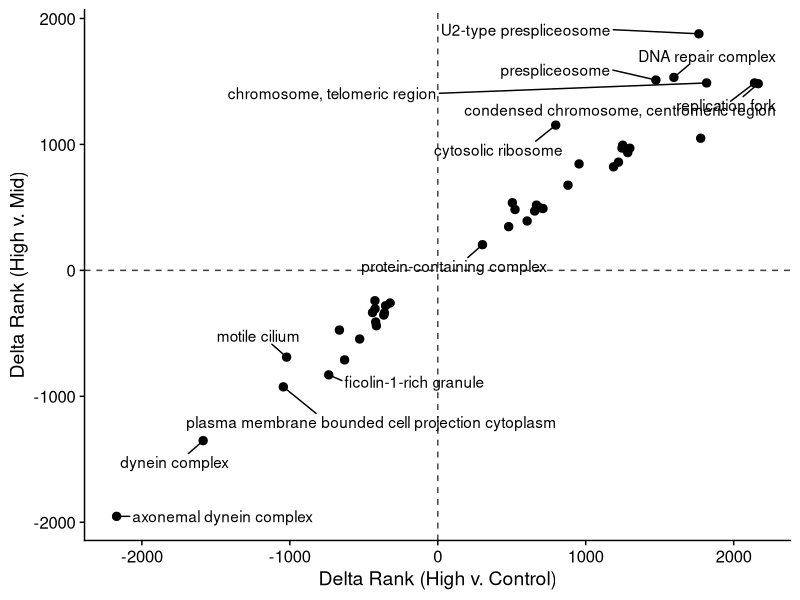
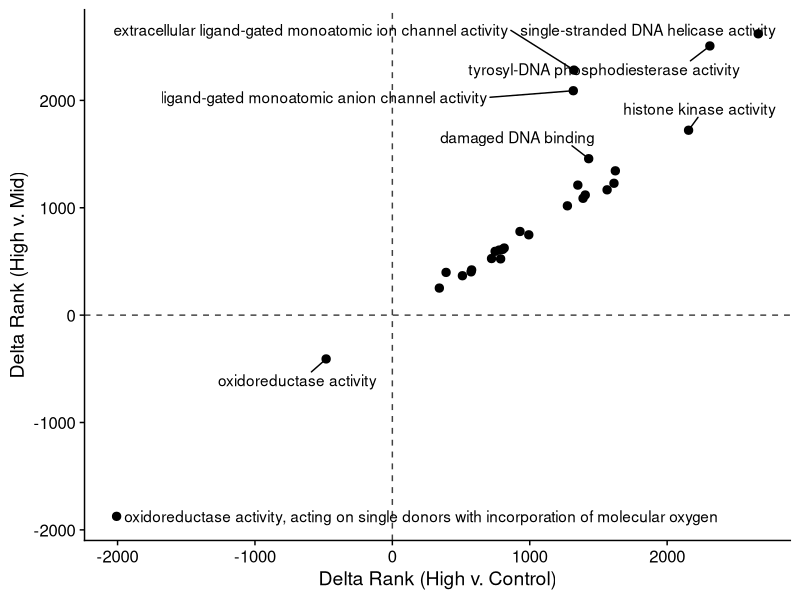
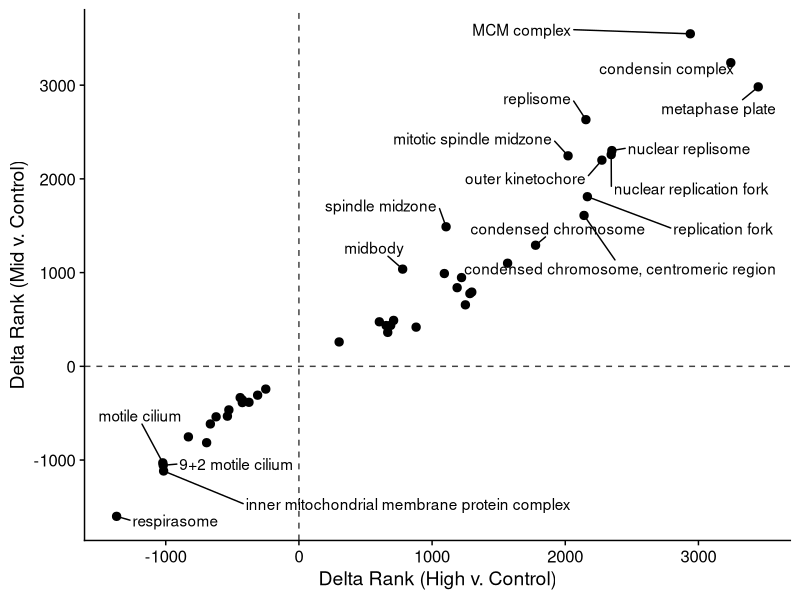
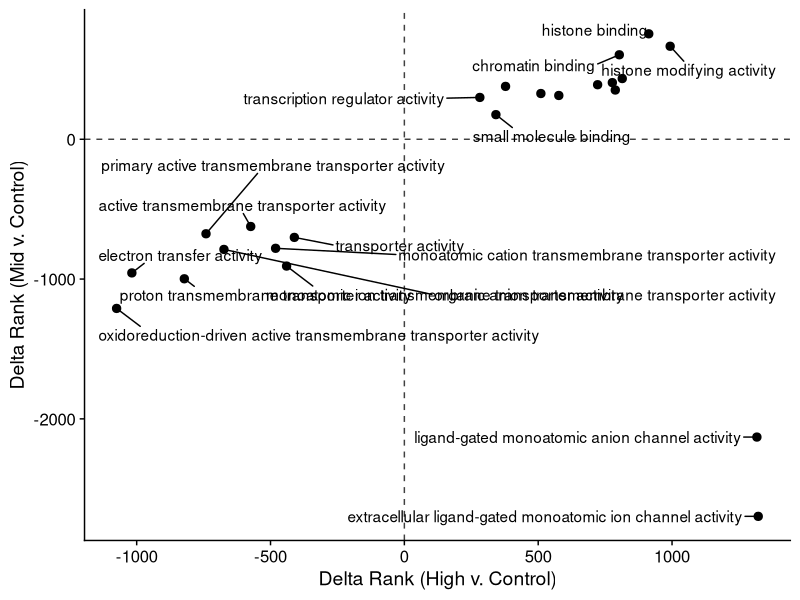
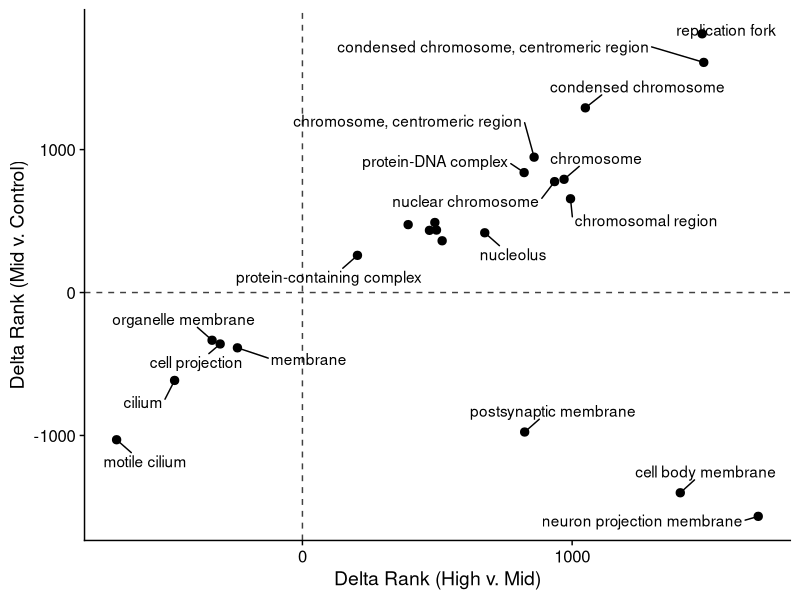
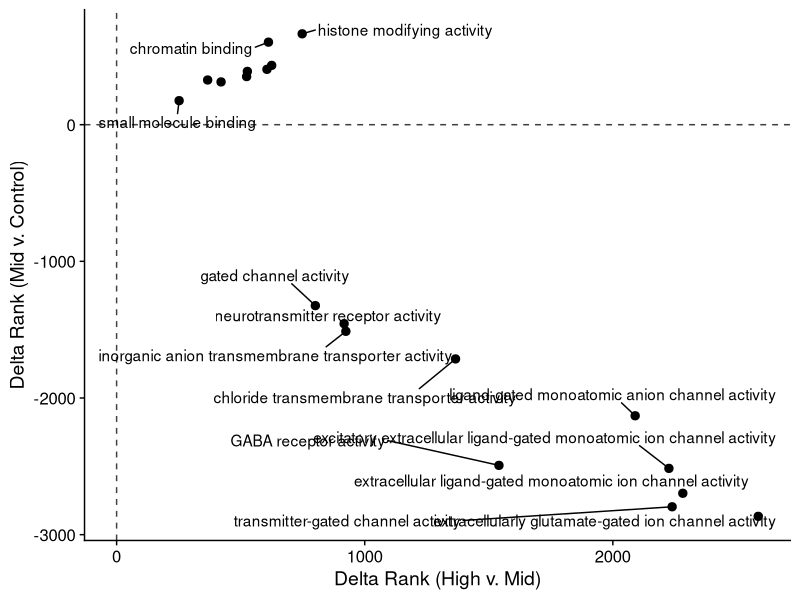
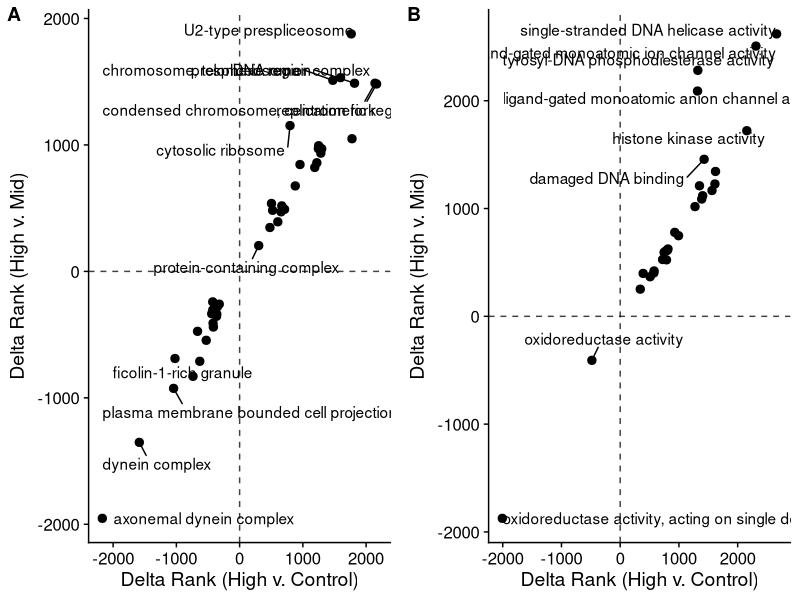
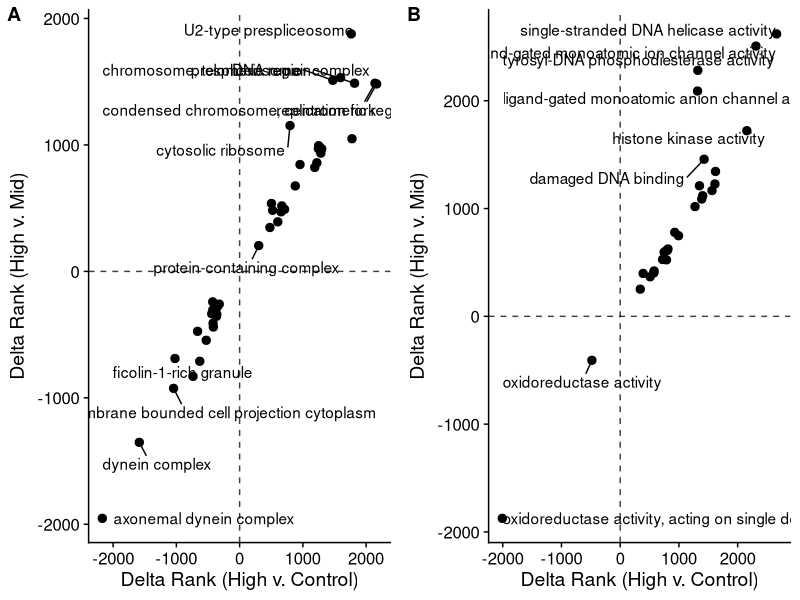

The R source for these figures, in order:
## ---- chunk 1
knitr::opts_chunk$set(echo = TRUE)

library(tidyverse)
library(ggrepel)
library(cowplot)
## ---- chunk 2
cc_hvc=read.table("GO_MWU/MWU_CC_DE_High_v_Control_LFC.csv",header=T)
cc_hvm=read.table("GO_MWU/MWU_CC_DE_High_v_Mid_LFC.csv",header=T)
## ---- chunk 3
cc_good <- intersect(cc_hvc$term, cc_hvm$term)

# Filter sets
cc_hvc_filt <- cc_hvc[cc_hvc$term %in% cc_good,]
cc_hvm_filt <- cc_hvm[cc_hvm$term %in% cc_good,]
## ---- chunk 4
ress <- merge(cc_hvc_filt, cc_hvm_filt, by = "term")
## ---- chunk 5
ress_filt <- ress %>%
  dplyr::filter(p.adj.x < 0.01) %>%
  dplyr::filter(p.adj.y < 0.01) %>%
  dplyr::filter(!grepl("obsolete", name.x))
## ---- chunk 6
cc_plot <- ggplot(ress_filt, aes(delta.rank.x, delta.rank.y, label = name.y)) +
  geom_point(size = 2.5, show.legend = F) +
  geom_text_repel(data = ress_filt, aes(), segment.alpha = 1, box.padding = 0.7, direction = "both", max.overlaps = 10) +
  scale_size("size") +
  labs(x = "Delta Rank (High v. Control)", y = "Delta Rank (High v. Mid)") +
  geom_vline(xintercept = 0, linetype = 2, alpha = 0.75) +
  geom_hline(yintercept = 0, linetype = 2, alpha = 0.75) +
  theme_cowplot(); cc_plot
## ---- chunk 7
mf_hvc=read.table("GO_MWU/MWU_MF_DE_High_v_Control_LFC.csv",header=T)
mf_hvm=read.table("GO_MWU/MWU_MF_DE_High_v_Mid_LFC.csv",header=T)
## ---- chunk 8
mf_good <- intersect(mf_hvc$term, mf_hvm$term)

# Filter sets
mf_hvc_filt <- mf_hvc[mf_hvc$term %in% mf_good,]
mf_hvm_filt <- mf_hvm[mf_hvm$term %in% mf_good,]
## ---- chunk 9
ress <- merge(mf_hvc_filt, mf_hvm_filt, by = "term")
## ---- chunk 10
ress_filt <- ress %>%
  dplyr::filter(p.adj.x < 0.01) %>%
  dplyr::filter(p.adj.y < 0.01) %>%
  dplyr::filter(!grepl("obsolete", name.x))
## ---- chunk 11
mf_plot <- ggplot(ress_filt, aes(delta.rank.x, delta.rank.y, label = name.y)) +
  geom_point(size = 2.5, show.legend = F) +
  geom_text_repel(data = ress_filt, aes(), segment.alpha = 1, box.padding = 0.7, direction = "both", max.overlaps = 10) +
  scale_size("size") +
  labs(x = "Delta Rank (High v. Control)", y = "Delta Rank (High v. Mid)") +
  geom_vline(xintercept = 0, linetype = 2, alpha = 0.75) +
  geom_hline(yintercept = 0, linetype = 2, alpha = 0.75) +
  theme_cowplot(); mf_plot
## ---- chunk 12
plot <- plot_grid(cc_plot, mf_plot, labels = c('A', 'B'))

ggsave("../output/GO_MWU/HighvControl_HighvMid_DeltaRank.pdf", plot = last_plot(), width = 40, height = 20, units = "cm")
ggsave("../output/GO_MWU/HighvControl_HighvMid_DeltaRank.png", plot = last_plot(), width = 40, height = 20, units = "cm")
## ---- chunk 13
cc_hvc=read.table("GO_MWU/MWU_CC_DE_High_v_Control_LFC.csv",header=T)
cc_mvc=read.table("GO_MWU/MWU_CC_DE_Mid_v_Control_LFC.csv",header=T)
## ---- chunk 14
cc_good <- intersect(cc_hvc$term, cc_mvc$term)

# Filter sets
cc_hvc_filt <- cc_hvc[cc_hvc$term %in% cc_good,]
cc_mvc_filt <- cc_mvc[cc_mvc$term %in% cc_good,]
## ---- chunk 15
ress <- merge(cc_hvc_filt, cc_mvc_filt, by = "term")
## ---- chunk 16
ress_filt <- ress %>%
  dplyr::filter(p.adj.x < 0.01) %>%
  dplyr::filter(p.adj.y < 0.01) %>%
  dplyr::filter(!grepl("obsolete", name.x))
## ---- chunk 17
cc_plot <- ggplot(ress_filt, aes(delta.rank.x, delta.rank.y, label = name.y)) +
  geom_point(size = 2.5, show.legend = F) +
  geom_text_repel(data = ress_filt, aes(), segment.alpha = 1, box.padding = 0.7, direction = "both", max.overlaps = 11) +
  scale_size("size") +
  labs(x = "Delta Rank (High v. Control)", y = "Delta Rank (Mid v. Control)") +
  geom_vline(xintercept = 0, linetype = 2, alpha = 0.75) +
  geom_hline(yintercept = 0, linetype = 2, alpha = 0.75) +
  theme_cowplot(); cc_plot
## ---- chunk 18
mf_hvc=read.table("GO_MWU/MWU_MF_DE_High_v_Control_LFC.csv",header=T)
mf_mvc=read.table("GO_MWU/MWU_MF_DE_Mid_v_Control_LFC.csv",header=T)
## ---- chunk 19
mf_good <- intersect(mf_hvc$term, mf_mvc$term)

# Filter sets
mf_hvc_filt <- mf_hvc[mf_hvc$term %in% mf_good,]
mf_mvc_filt <- mf_mvc[mf_mvc$term %in% mf_good,]
## ---- chunk 20
ress <- merge(mf_hvc_filt, mf_mvc_filt, by = "term")
## ---- chunk 21
ress_filt <- ress %>%
  dplyr::filter(p.adj.x < 0.01) %>%
  dplyr::filter(p.adj.y < 0.01) %>%
  dplyr::filter(!grepl("obsolete", name.x))
## ---- chunk 22
mf_plot <- ggplot(ress_filt, aes(delta.rank.x, delta.rank.y, label = name.y)) +
  geom_point(size = 2.5, show.legend = F) +
  geom_text_repel(data = ress_filt, aes(), segment.alpha = 1, box.padding = 0.7, direction = "both", max.overlaps = 13) +
  scale_size("size") +
  labs(x = "Delta Rank (High v. Control)", y = "Delta Rank (Mid v. Control)") +
  geom_vline(xintercept = 0, linetype = 2, alpha = 0.75) +
  geom_hline(yintercept = 0, linetype = 2, alpha = 0.75) +
  theme_cowplot(); mf_plot
## ---- chunk 23
plot <- plot_grid(cc_plot, mf_plot, labels = c('A', 'B'))

ggsave("../output/GO_MWU/HighvControl_MidvControl_DeltaRank.pdf", plot = last_plot(), width = 40, height = 20, units = "cm")
ggsave("../output/GO_MWU/HighvControl_MidvControl_DeltaRank.png", plot = last_plot(), width = 40, height = 20, units = "cm")
## ---- chunk 24
cc_hvm=read.table("GO_MWU/MWU_CC_DE_High_v_Mid_LFC.csv",header=T)
cc_mvc=read.table("GO_MWU/MWU_CC_DE_Mid_v_Control_LFC.csv",header=T)
## ---- chunk 25
cc_good <- intersect(cc_hvm$term, cc_mvc$term)

# Filter sets
cc_hvm_filt <- cc_hvm[cc_hvm$term %in% cc_good,]
cc_mvc_filt <- cc_mvc[cc_mvc$term %in% cc_good,]
## ---- chunk 26
ress <- merge(cc_hvm_filt, cc_mvc_filt, by = "term")
## ---- chunk 27
ress_filt <- ress %>%
  dplyr::filter(p.adj.x < 0.01) %>%
  dplyr::filter(p.adj.y < 0.01) %>%
  dplyr::filter(!grepl("obsolete", name.x))
## ---- chunk 28
cc_plot <- ggplot(ress_filt, aes(delta.rank.x, delta.rank.y, label = name.y)) +
  geom_point(size = 2.5, show.legend = F) +
  geom_text_repel(data = ress_filt, aes(), segment.alpha = 1, box.padding = 0.7, direction = "both", max.overlaps = 10) +
  scale_size("size") +
  labs(x = "Delta Rank (High v. Mid)", y = "Delta Rank (Mid v. Control)") +
  geom_vline(xintercept = 0, linetype = 2, alpha = 0.75) +
  geom_hline(yintercept = 0, linetype = 2, alpha = 0.75) +
  theme_cowplot(); cc_plot
## ---- chunk 29
mf_hvm=read.table("GO_MWU/MWU_MF_DE_High_v_Mid_LFC.csv",header=T)
mf_mvc=read.table("GO_MWU/MWU_MF_DE_Mid_v_Control_LFC.csv",header=T)
## ---- chunk 30
mf_good <- intersect(mf_hvm$term, mf_mvc$term)

# Filter sets
mf_hvm_filt <- mf_hvm[mf_hvm$term %in% mf_good,]
mf_mvc_filt <- mf_mvc[mf_mvc$term %in% mf_good,]
## ---- chunk 31
ress <- merge(mf_hvm_filt, mf_mvc_filt, by = "term")
## ---- chunk 32
ress_filt <- ress %>%
  dplyr::filter(p.adj.x < 0.01) %>%
  dplyr::filter(p.adj.y < 0.01) %>%
  dplyr::filter(!grepl("obsolete", name.x))
## ---- chunk 33
mf_plot <- ggplot(ress_filt, aes(delta.rank.x, delta.rank.y, label = name.y)) +
  geom_point(size = 2.5, show.legend = F) +
  geom_text_repel(data = ress_filt, aes(), segment.alpha = 1, box.padding = 0.7, direction = "both", max.overlaps = 10) +
  scale_size("size") +
  labs(x = "Delta Rank (High v. Mid)", y = "Delta Rank (Mid v. Control)") +
  geom_vline(xintercept = 0, linetype = 2, alpha = 0.75) +
  geom_hline(yintercept = 0, linetype = 2, alpha = 0.75) +
  theme_cowplot(); mf_plot
## ---- chunk 34
plot <- plot_grid(cc_plot, mf_plot, labels = c('A', 'B'))

ggsave("../output/GO_MWU/HighvMid_MidvControl_DeltaRank.pdf", plot = last_plot(), width = 40, height = 20, units = "cm")
ggsave("../output/GO_MWU/HighvMid_MidvControl_DeltaRank.png", plot = last_plot(), width = 40, height = 20, units = "cm")
